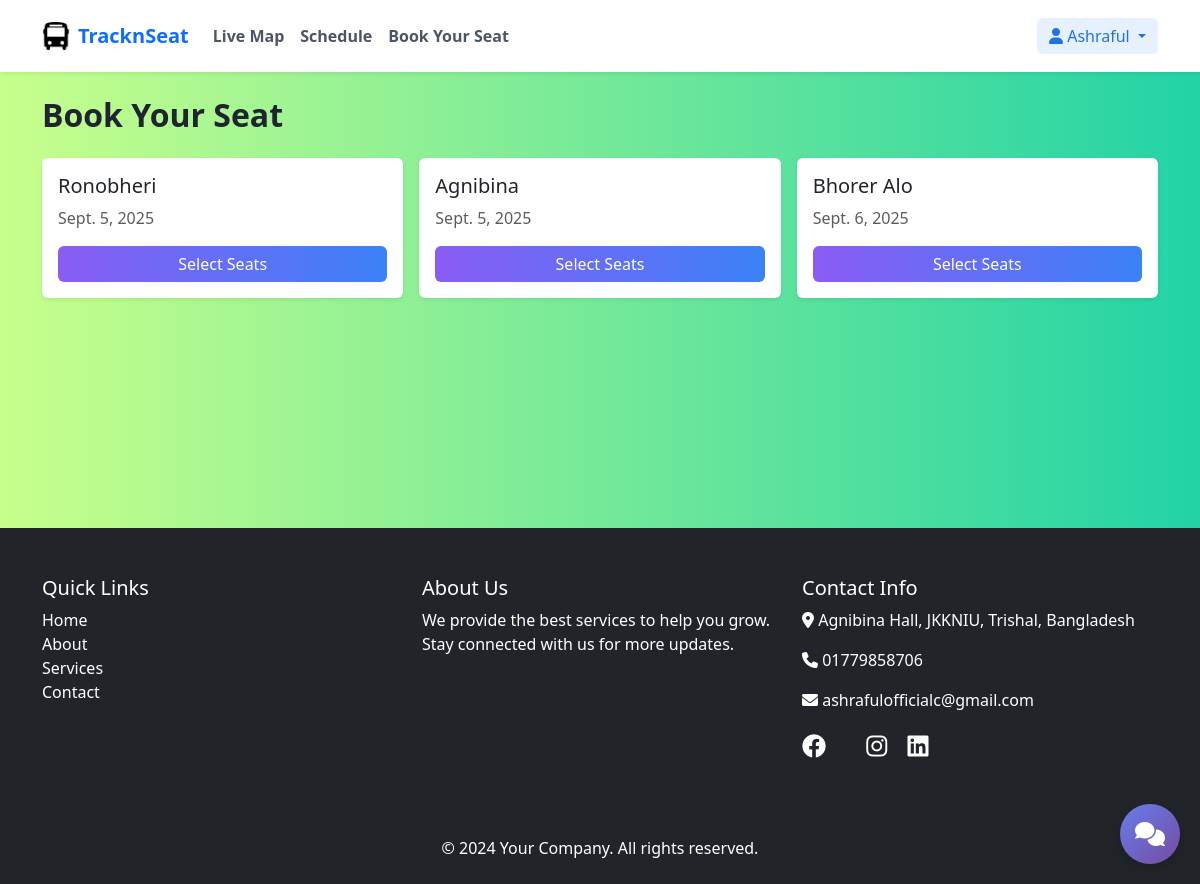
The app's page /book/ (signed in) with its own data.
### seatBokking/models.py (models this page shows, shortened)
class Trip(models.Model):
    name = models.CharField(
        max_length=128,
        validators=[RegexValidator(
            message='Trip name can only contain letters, numbers, spaces, hyphens, and underscores',
            regex='^[a-zA-Z0-9\\s\\-_]+$'
        )]
    )
    date = models.DateField(validators=[validate_future_date])
    arrival_time = models.TimeField(blank=True, null=True)
    created_at = models.DateTimeField(auto_now_add=True)
    departure_time = models.TimeField(blank=True, null=True)
    description = models.TextField(blank=True, null=True)
    is_active = models.BooleanField(default=True)
    price = models.DecimalField(decimal_places=2, default=0.0, max_digits=8)
    total_seats = models.PositiveIntegerField(default=50)
    updated_at = models.DateTimeField(auto_now=True)
    class Meta:
        ordering = ['date', 'departure_time']
        indexes = [
            models.Index(fields=['date'], name='seatBokking_date_554814_idx'),
            models.Index(fields=['is_active'], name='seatBokking_is_acti_491f50_idx'),
        ]

### seatBokking/views.py (the view)
# urls.py: path("", views.booking_home, name="home"),
def booking_home(request):
    trips = Trip.objects.order_by("date")
    if not trips.exists():
        from datetime import date
        Trip.objects.create(name="Ronobheri", date=date.today())
        Trip.objects.create(name="Bhorer Alo", date=date.today())
        trips = Trip.objects.order_by("date")
    return render(request, "seatBokking/home.html", {"trips": trips})

### seatBokking/templates/seatBokking/home.html
{% extends 'base.html' %}
{% block content %}
<div class="container py-5">
    <h2 class="fw-bold mb-4">Book Your Seat</h2>
    {% if trips %}
        <div class="row g-3">
            {% for t in trips %}
            <div class="col-md-4">
                <div class="card border-0 shadow-sm h-100">
                    <div class="card-body d-flex flex-column">
                        <h5 class="card-title">{{ t.name }}</h5>
                        <p class="text-muted">{{ t.date }}</p>
                        <div class="mt-auto">
                            <a href="{% url 'seatBokking:booking' t.id %}" class="btn btn-primary w-100">Select Seats</a>
                        </div>
                    </div>
                </div>
            </div>
            {% endfor %}
        </div>
    {% else %}
        <p class="text-muted">No trips available.</p>
    {% endif %}
</div>
{% endblock %}

### templates/base.html (shortened to what this page needs)
{% load static %}
<!DOCTYPE html>
<html lang="en">
<head>
    <link href="https://cdn.jsdelivr.net/npm/bootstrap@5.3.3/dist/css/bootstrap.min.css" rel="stylesheet"
>
    <link href="https://cdnjs.cloudflare.com/ajax/libs/font-awesome/6.0.0/css/all.min.css" rel="stylesheet">
    <link rel="stylesheet" href="{% static 'style.css' %}">
</head>
<body>
    <nav class="navbar navbar-expand-lg navbar-light bg-white shadow-sm fixed-top py-3">
        <div class="container">
            <a class="navbar-brand d-flex align-items-center gap-2 text-primary fw-bold" href="/">
                <img src="{% static 'bus/bus-logo.png' %}" alt="Bus" width="28" height="28">
                <span>TracknSeat</span>
            </a>
            <div class="collapse navbar-collapse" id="navbarNav">
                <ul class="navbar-nav me-auto mb-2 mb-lg-0">
                    <li class="nav-item"><a class="nav-link" href="{% url 'live_map' %}"><strong>Live Map</strong></a></li>
                    <li class="nav-item"><a class="nav-link" href="{% url 'schedule' %}"><strong>Schedule</strong></a></li>
                    <li class="nav-item"><a class="nav-link" href="{% url 'seatBokking:home' %}"><strong>Book Your Seat</strong></a></li>
                </ul>
                <div class="navbar-nav">
                    {% if user.is_authenticated %}
                        <div class="nav-item dropdown">
                            <button class="btn btn-primary-subtle border-0 dropdown-toggle" type="button" id="userDropdown" data-bs-toggle="dropdown" aria-expanded="false">
                                <i class="fa-solid fa-user"></i> {{ user.first_name|default:user.username }}
                            </button>
                        </div>
                    {% endif %}
                </div>
            </div>
        </div>
    </nav>
    <main class="pt-5">
        {% block content %}
        {% endblock %}
    </main>
    <footer class="bg-dark text-white pt-5 pb-4 mt-5">
        <div class="container">
            <div class="row">
                <div class="col-md-4 mb-4">
                    <h5>Quick Links</h5>
                    <ul class="list-unstyled">
                        <li><a href="#" class="text-white text-decoration-none">Home</a></li>
                        <li><a href="#" class="text-white text-decoration-none">About</a></li>
                        <li><a href="#" class="text-white text-decoration-none">Services</a></li>
                        <li><a href="#" class="text-white text-decoration-none">Contact</a></li>
                    </ul>
                </div>
                <div class="col-md-4 mb-4">
                    <h5>About Us</h5>
                    <p>We provide the best services to help you grow. Stay connected with us for more updates.</p>
                </div>
                <div class="col-md-4 mb-4">
                    <h5>Contact Info</h5>
                    <p><i class="fas fa-map-marker-alt"></i> Agnibina Hall, JKKNIU, Trishal, Bangladesh</p>
                    <p><i class="fas fa-phone"></i> 01779858706</p>
                    <p><i class="fas fa-envelope"></i> ashrafulofficialc@gmail.com</p>
                    <div class="mt-3">
                        <a href="#" class="text-white me-3 fs-4"><i class="fa-brands fa-facebook"></i></a>
                        <a href="#" class="text-white me-3 fs-4"><i class="fa-brands fa-instagram"></i></a>
                        <a href="#" class="text-white fs-4"><i class="fa-brands fa-linkedin"></i></a>
                    </div>
                </div>
            </div>
            <div class="text-center mt-5">
                <p class="mb-0">&copy; 2024 Your Company. All rights reserved.</p>
            </div>
        </div>
    </footer>
    <div id="chatbot-widget" class="chatbot-widget">
        <div id="chatbot-toggle" class="chatbot-toggle">
            <i class="fa-solid fa-comments"></i>
        </div>
    </div>
</body>
</html>

### static/style.css (style rules this page uses)
:root { --bg-page: #FCEF91; --text-main: #1f2430; --text-muted: #6b7280; --primary: #1e73e8; --primary-100: #e7f0ff; --success-100: #e9f9ef; --warning-100: #fff7e6; --card-bg: #ffffff; --shadow-sm: 0 6px 24px rgba(16, 24, 40, 0.06); --btn-grad-start: #8B5CF6; --btn-grad-end: #3B82F6; --bg-grad-start: #C8FF8C; --bg-grad-end: #22D3A6; }
body { font-family: system-ui, -apple-system, Segoe UI, Roboto, Helvetica, Arial, "Apple Color Emoji", "Segoe UI Emoji"; color: var(--text-main); background: linear-gradient(90deg, var(--bg-grad-start) 0%, var(--bg-grad-end) 100%); }
main { min-height: 60vh; }
.navbar .nav-link { color: #4b5563; }
.btn-primary-subtle { background: var(--primary-100); color: var(--primary); }
.btn.btn-primary, .btn.btn-secondary, .btn.btn-success, .btn.btn-danger, .btn.btn-warning, .btn.btn-info, .btn.btn-dark, .btn.btn-light { background-image: linear-gradient(90deg, var(--btn-grad-start) 0%, var(--btn-grad-end) 100%); border: 0; color: #ffffff; }

### templates/base.html (style rules this page uses)
.chatbot-widget { position: fixed; bottom: 20px; right: 20px; z-index: 1000; font-family: 'Segoe UI', Tahoma, Geneva, Verdana, sans-serif; }
.chatbot-toggle { width: 60px; height: 60px; background: linear-gradient(135deg, #667eea 0%, #764ba2 100%); border-radius: 50%; display: flex; align-items: center; justify-content: center; cursor: pointer; box-shadow: 0 4px 12px rgba(0, 0, 0, 0.15); transition: all 0.3s ease; color: white; font-size: 24px; }

### records on screen
Trip: name "Ronobheri", date "Sept. 5, 2025"
Trip: name "Agnibina", date "Sept. 5, 2025"
Trip: name "Bhorer Alo", date "Sept. 6, 2025"

### other values on screen
{{ user.first_name|default:user.username }} "Ashraful"
